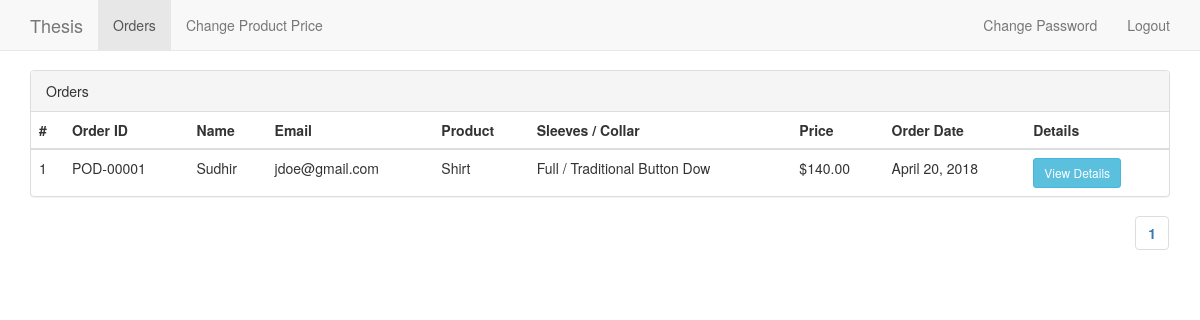
The page /site/admin/index.php (signed in) on the database its author committed.
### tables this page shows
CREATE TABLE `orderdetail` (
  `id` bigint(12) NOT NULL,
  `product_id` int(10) NOT NULL,
  `userid` int(11) NOT NULL,
  `email` varchar(255) NOT NULL,
  `sleeves` text NOT NULL,
  `collar` text NOT NULL,
  `color` varchar(30) NOT NULL,
  `chest` text NOT NULL,
  `anote` text NOT NULL,
  `order_price` float(16,2) NOT NULL,
  `neck` varchar(255) NOT NULL,
  `waist` varchar(255) NOT NULL,
  `sleeves_dimension` varchar(255) NOT NULL,
  `body_shape` varchar(255) NOT NULL,
  `created` date NOT NULL
);

CREATE TABLE `userdetail` (
  `id` bigint(11) NOT NULL,
  `email` varchar(255) NOT NULL,
  `name` text NOT NULL,
  `address` varchar(60) NOT NULL,
  `phone` int(20) NOT NULL,
  `weight` float NOT NULL,
  `height` float NOT NULL,
  `collarSize` float NOT NULL,
  `password` varchar(255) NOT NULL,
  `created` date NOT NULL
);

CREATE TABLE `products` (
  `product_id` bigint(12) NOT NULL,
  `title` varchar(255) NOT NULL,
  `description` text NOT NULL,
  `price` float(16,2) NOT NULL,
  `created` date NOT NULL
);

### site/admin/includes/application_top.php (called while the page is built, shortened)
<?php
$site_title			= "Thesis";
include "../functions/general_functions.php";
?>

### site/functions/general_functions.php (called while the page is built, shortened)
<?php
function dt_format($dtVal,$format = 'dateonly')
{
    if($format == 'dateonly')
    return date("F d, Y", strtotime($dtVal));
}
function generate_order_id($order_id)
{
	$orderStr = "POD-";
	return $orderStr.str_pad($order_id, 5, '0', STR_PAD_LEFT );
}
?>

### site/admin/index.php (the view, shortened to what this page needs)
<?php
include "./includes/application_top.php";
$active_link_orders="active";
$max_results = MAX_RESULTS_PER_PAGE;
$extra_var ='';
$httpvar = $extra_var.'page';
$table="orderdetail WHERE 2<3";
$fields="*";
$query_list = "SELECT $fields FROM $table ORDER BY id DESC";
if(!isset($_GET['page']))
{
	$page = 1;
}
else
{
	$page = $_GET['page'];
}
$from = (($page * $max_results) - $max_results);
$result = $db->query("$query_list LIMIT $from, $max_results");
?>
<!DOCTYPE html>
<html lang="en">
<head>
	<link rel="stylesheet" href="https://maxcdn.bootstrapcdn.com/bootstrap/3.3.7/css/bootstrap.min.css">
    <link href="./css/ie10-viewport-bug-workaround.css" rel="stylesheet">
    <link href="./css/navbar-fixed-top.css" rel="stylesheet">
</head>
<body>
    <?php include "includes/nav_header.php"; ?>
    <div class="container">
		<?php
		if($result->num_rows >0)
		{
		?>
		<div class="bs-example" data-example-id="table-within-panel">
            <div class="panel panel-default">
				<div class="panel-heading">Orders</div>
                <table class="table">
                    <thead>
                        <tr>
                            <th>#</th>
							<th>Order ID</th>
							<th>Name</th>
							<th>Email</th>
                            <th>Product</th>
							<th>Sleeves / Collar</th>
							<th>Price</th>
							<th>Order Date</th>
							<th>Details</th>
                        </tr>
                    </thead>
                    <tbody>
                        <?php
						$i=0;
						while($row=$result->fetch_assoc())
						{
							$queryUD = "SELECT * FROM userdetail WHERE id = '".$row['userid']."'";
							$resultUD = $db->query($queryUD) or die(mysqli_error($db));
							$rowUD = $resultUD->fetch_assoc();
							$queryPD = "SELECT * FROM products WHERE product_id = '".$row['product_id']."'";
							$resultPD = $db->query($queryPD) or die(mysqli_error($db));
							$rowPD = $resultPD->fetch_assoc();
							$page_num   =   (int) (!isset($_GET['page']) ? 1 : $_GET['page']);
							$start_num =((($page_num*MAX_RESULTS_PER_PAGE)-MAX_RESULTS_PER_PAGE)+1);
							$slNo = $i+$start_num;
							$pID = $row['id'];
					  ?>
						<tr>
                            <td><?php echo $slNo; ?></td>
							<td><?php echo generate_order_id($row['id']); ?></td>
							<td><?php echo stripslashes($rowUD['name']); ?></td>
							<td><?php echo stripslashes($rowUD['email']); ?></td>
                            <td><?php echo stripslashes($rowPD['title']); ?></td>
							<td><?php echo stripslashes($row['sleeves']); ?> / <?php echo stripslashes($row['collar']); ?></td>
							<td>$<?php echo stripslashes($row['order_price']); ?></td>
							<td><?php echo dt_format($row['created']); ?></td>
							<td>
							<button type="button" class="btn btn-info btn-sm" data-toggle="modal" data-target="#myModal_<?php echo $pID; ?>">View Details</button>
							</td>
                        </tr>
						<?php
						$i++;
						}
					  ?>
                    </tbody>
                </table>
				<?php
				$total_res = $db->query("SELECT COUNT($fields) as Num FROM $table $cond $search_condition ");
				$total_results = $total_res->num_rows;
                $total_pages = ceil($total_results / $max_results);
				?>
				<nav aria-label="Page navigation">
				  <ul class="pagination pull-right">
					<?php
					for($i = 1; $i <= $total_pages; $i++){
						if(($page) == $i){
							echo "<li><a href='#'><b>".$i."</b></a></li>";
						} else {
							echo "<li><a href=\"".$_SERVER['PHP_SELF']."?sort=$sort_page"."&$httpvar=$i\">".$i."</a></li>";
						}
					}
					?>
				  </ul>
				</nav>
            </div>
        </div>
		<?php
			}
			else
			{
				$_SESSION['session_msg_fail'] = "Sorry, no orders found.";
				include "includes/session_fail_success_msg.php";
			}
		  ?>
    </div>
</body>
</html>

### site/admin/includes/nav_header.php (shortened to what this page needs)
<nav class="navbar navbar-default navbar-fixed-top">
	<div class="container">
		<div class="navbar-header">
			<a class="navbar-brand" href="#"><?php echo $site_title; ?></a>
		</div>
		<div id="navbar" class="navbar-collapse collapse">
			<ul class="nav navbar-nav">
				<li class="<?php echo $active_link_orders; ?>">
					<a href="index.php">Orders</a>
				</li>
				<li class="<?php echo $active_link_products; ?>">
					<a href="change_product_price.php">Change Product Price</a>
				</li>
			</ul>
			<ul class="nav navbar-nav navbar-right">
				<li class="<?php echo $active_link_change_password; ?>">
					<a href="change_password.php">Change Password</a>
				</li>
				<li>
					<a href="logout.php">Logout</a>
				</li>
			</ul>
		</div>
	</div>
</nav>

### site/admin/css/navbar-fixed-top.css (style rules this page uses)
body { padding-top: 70px; }

### rows shown on the page
orderdetail: slNo "1", id "POD-00001", userdetail.name "Sudhir", userdetail.email "jdoe@gmail.com", product.title "Shirt", sleeves "Full", collar "Traditional Button Dow", order_price "140.00", created "April 20, 2018"

### other values the page prints
$site_title "Thesis"
